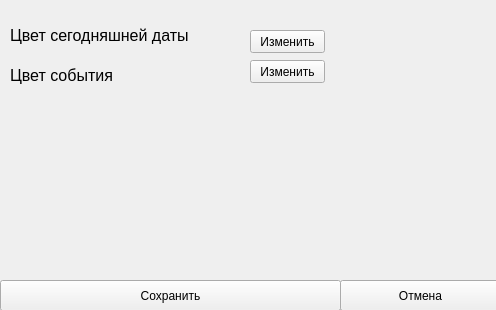
<?xml version="1.0" encoding="UTF-8"?>
<ui version="4.0">
 <class>MainWindow</class>
 <widget class="QMainWindow" name="MainWindow">
  <property name="geometry">
   <rect>
    <x>0</x>
    <y>0</y>
    <width>496</width>
    <height>310</height>
   </rect>
  </property>
  <property name="windowTitle">
   <string>Настройки</string>
  </property>
  <widget class="QWidget" name="centralwidget">
   <widget class="QLabel" name="label">
    <property name="geometry">
     <rect>
      <x>10</x>
      <y>20</y>
      <width>221</width>
      <height>31</height>
     </rect>
    </property>
    <property name="font">
     <font>
      <pointsize>12</pointsize>
     </font>
    </property>
    <property name="text">
     <string>Цвет сегодняшней даты</string>
    </property>
   </widget>
   <widget class="QLabel" name="label_2">
    <property name="geometry">
     <rect>
      <x>10</x>
      <y>60</y>
      <width>181</width>
      <height>31</height>
     </rect>
    </property>
    <property name="font">
     <font>
      <pointsize>12</pointsize>
     </font>
    </property>
    <property name="text">
     <string>Цвет события</string>
    </property>
   </widget>
   <widget class="QPushButton" name="btnDateChange">
    <property name="geometry">
     <rect>
      <x>250</x>
      <y>30</y>
      <width>75</width>
      <height>23</height>
     </rect>
    </property>
    <property name="text">
     <string>Изменить</string>
    </property>
   </widget>
   <widget class="QPushButton" name="btnColorChange">
    <property name="geometry">
     <rect>
      <x>250</x>
      <y>60</y>
      <width>75</width>
      <height>23</height>
     </rect>
    </property>
    <property name="text">
     <string>Изменить</string>
    </property>
   </widget>
   <widget class="QPushButton" name="btnSave">
    <property name="geometry">
     <rect>
      <x>0</x>
      <y>280</y>
      <width>341</width>
      <height>31</height>
     </rect>
    </property>
    <property name="text">
     <string>Сохранить</string>
    </property>
   </widget>
   <widget class="QPushButton" name="btnCancel">
    <property name="geometry">
     <rect>
      <x>340</x>
      <y>280</y>
      <width>161</width>
      <height>31</height>
     </rect>
    </property>
    <property name="text">
     <string>Отмена</string>
    </property>
   </widget>
  </widget>
 </widget>
 <resources/>
 <connections/>
</ui>
